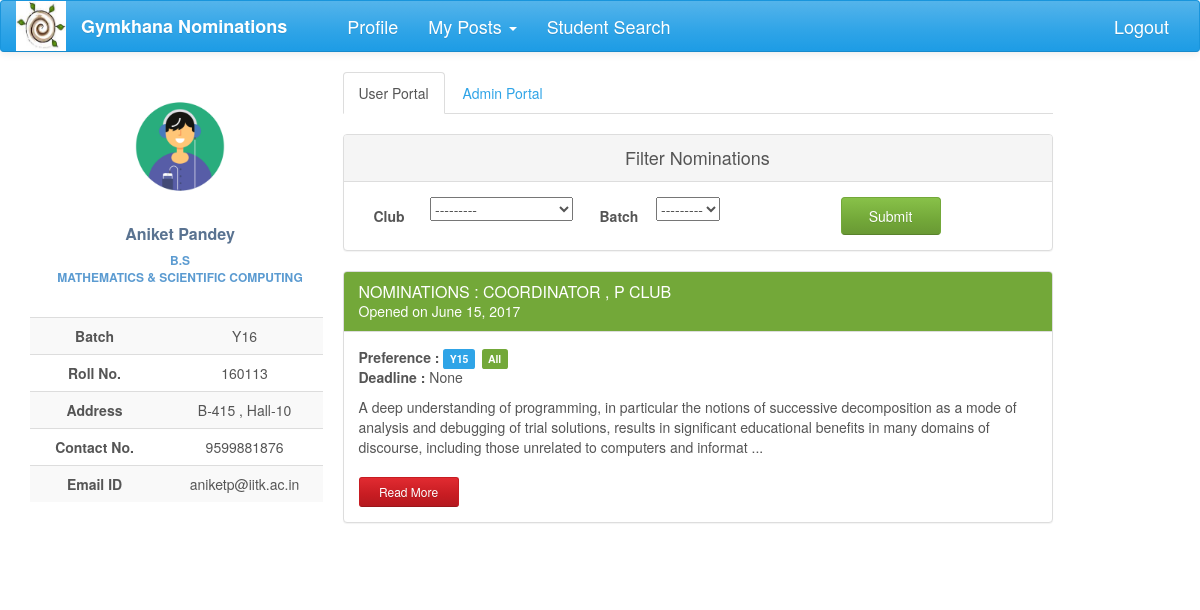
/nominations/ (signed in), run on an earlier commit of the app's database.
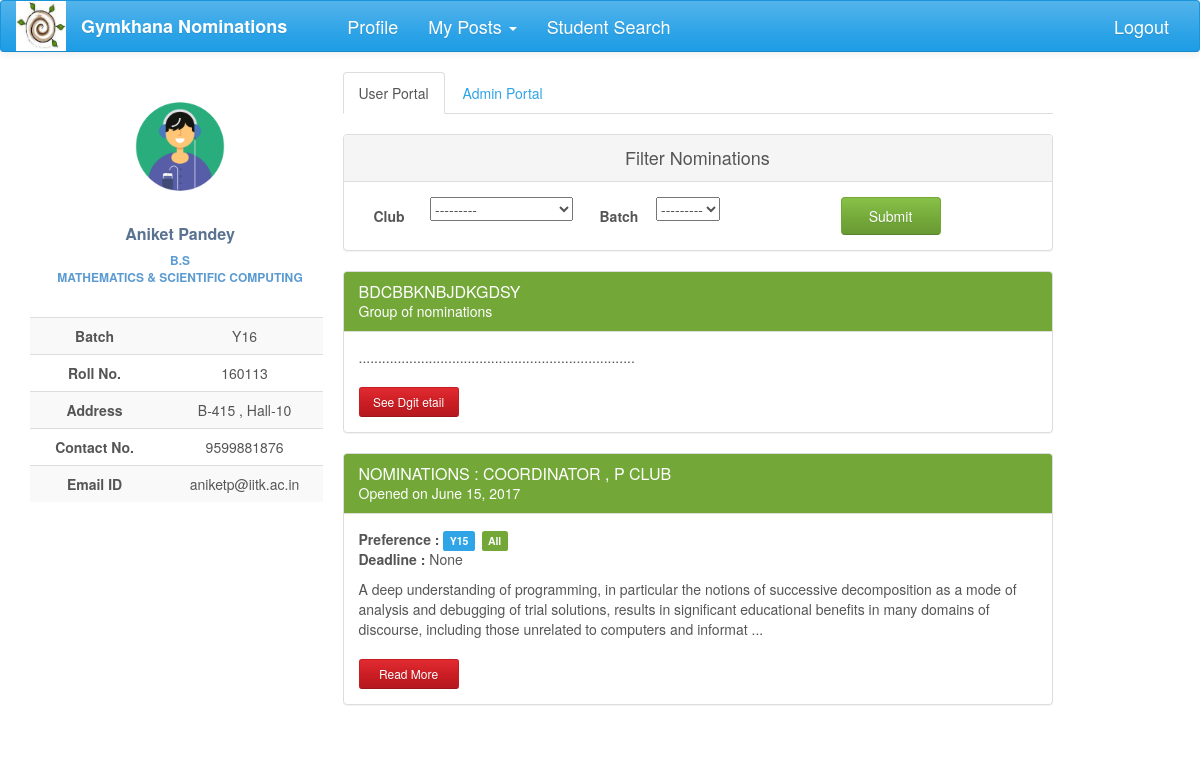
And on a later commit of the database.
### nomi/models.py (models this page shows, shortened)
class Nomination(models.Model):
    name = models.CharField(max_length=200)
    description = models.TextField(max_length=20000, null=True, blank=True)
    brief_desc = models.TextField(max_length=300, null=True, blank=True)
    nomi_post = models.ForeignKey(Post, null=True)
    nomi_form = models.OneToOneField('forms.Questionnaire', null=True, blank=True)
    status = models.CharField(max_length=50, choices=STATUS, default='Nomination created')
    result_approvals = models.ManyToManyField(Post, related_name='result_approvals', symmetrical=False, blank=True)
    nomi_approvals = models.ManyToManyField(Post, related_name='nomi_approvals', symmetrical=False, blank=True)
    club_search = models.ManyToManyField(Post, related_name='all_clubs', symmetrical=False, blank=True)
    group_status = models.CharField(max_length=50, choices= GROUP_STATUS, default='normal')
    opening_date = models.DateField(null=True, blank=True)
    closing_date = models.DateField(null=True, blank=True, editable=True)
    year_choice = models.CharField(max_length=100, choices=YEAR_1, null=True)
    hall_choice = models.CharField(max_length=100, choices=HALL_1, null=True)
    dept_choice = models.CharField(max_length=100, choices=DEPT_1, null=True)

class GroupNomination(models.Model):
    title = models.CharField(max_length=2000,null =True)
    description = models.CharField(max_length=5000, null = True, blank = True)
    nominations = models.ManyToManyField(Nomination, symmetrical= False, blank= True)
    status = models.CharField(max_length= 50,choices= G_STATUS,default= 'created')
    approvals = models.ManyToManyField(Post, related_name='group_approvals', symmetrical=False, blank=True)

### nomi/views.py (the view)
def index(request):
    if request.user.is_authenticated:
        try:
            filters = NominationFilter(request.GET, queryset=Nomination.objects.filter(group_status='normal')
                                       .filter(status='Nomination out').distinct().order_by('-opening_date'))
            posts = Post.objects.filter(post_holders=request.user)
            username = UserProfile.objects.get(user=request.user)
            grouped_nomi = GroupNomination.objects.filter(status = 'out')
            return render(request, 'index1.html', context={'posts': posts, 'username': username, 'filter': filters, 'grouped_nomi':grouped_nomi})
        except ObjectDoesNotExist:
            profile = UserProfile.objects.create(user=request.user)
            pk = profile.pk
            return HttpResponseRedirect(reverse('profile_update', kwargs={'pk': pk}))
    else:
        return HttpResponseRedirect(reverse('login'))

### nomi/global_contexts.py (called while the page is built)
def context(request):
    if request.user.is_authenticated:
        try:
            my_profile = UserProfile.objects.get(user=request.user)
            my_posts = Post.objects.filter(post_holders=request.user)
            return {'my_posts': my_posts, 'my_profile': my_profile}
        except ObjectDoesNotExist:
            return {'my_posts': 0, 'my_profile': 0}
    else:
        return {'my_posts': 0, 'my_profile': 0}

### nomi/models.py (called while the page is built)
    def __str__(self):
        return self.club_name

### nomi/templates/index1.html
{% extends 'base2.html' %}
{% load staticfiles %}
{% load bootstrap %}
{% block content %}
<div class="profile-content ">
     <ul class="nav nav-tabs">
         <li class="active"><a href="#user" data-toggle="tab" aria-expanded="true">User Portal</a></li>
         {% if posts %}
          <li><a href="{% url 'admin_portal' %}" aria-expanded="false">Admin Portal</a></li>
         {% endif %}
     </ul>
    <div id="myTabContent" class="tab-content">
         <div class="tab-pane fade active in profile-nominations" id="user">
                <br>
                <div class="panel panel-default">
                  <div class="panel-heading">Filter Nominations</div>
                  <div class="panel-body">
                    <form action="" method="get">
                        <label class="col-lg-1 control-label">Club</label>
                            <div class="col-lg-3">
                                {{filter.form.club_search__club}}
                            </div>
                        <label class="col-lg-1 control-label">Batch</label>
                            <div class="col-lg-3 ">
                                {{filter.form.year_choice}}
                            </div>
                        <input type="submit" value="Submit" class="btn btn-success nomi-filter" />
                    </form>
                  </div>
                </div>
                <div>
                    {% for group in grouped_nomi %}
                <div class="panel panel-success">
                    <div class="panel-heading">
                        <h3 class="panel-title">{{ group.title.upper }}</h3>
                        <div>Group of nominations</div>
                    </div>
                    <div class="panel-body">
                        <p>.......................................................................</p>
                        <a href="{% url 'group_nomi_detail' pk=group.pk %}"
                           class="btn btn-sm read-more-button btn-danger">See Dgit etail</a>
                    </div>
                </div>
                    {% endfor %}
                </div>
                <div>
                    {% for nomi in filter.qs %}
                <div class="panel panel-success">
                    <div class="panel-heading">
                        <h3 class="panel-title">{{ nomi.name.upper }}</h3>
                        <div>Opened on {{nomi.opening_date}}</div>
                    </div>
                    <div class="panel-body">
                        <span style="font-weight: bolder">Preference : </span>
                        <span class="label label-primary">{{nomi.year_choice}}</span>
                        <span class="label label-success">{{nomi.dept_choice}}</span>
                        <p><span style="font-weight: bolder"> Deadline :  </span>{{nomi.closing_date}}</p>
                        <p>{{nomi.brief_desc}} ...</p>
                        <a href="{% url 'nomi_detail' nomi_pk=nomi.pk %}"
                           class="btn btn-sm read-more-button btn-danger">Read More</a>
                    </div>
                </div>
                    {% endfor %}
                </div>
         </div>
    </div>
</div>
{% endblock %}

What changed in the data, as far as the page shows it:
now on this page (row edited): GroupNomination: title "BDCBBKNBJDKGDSY"
